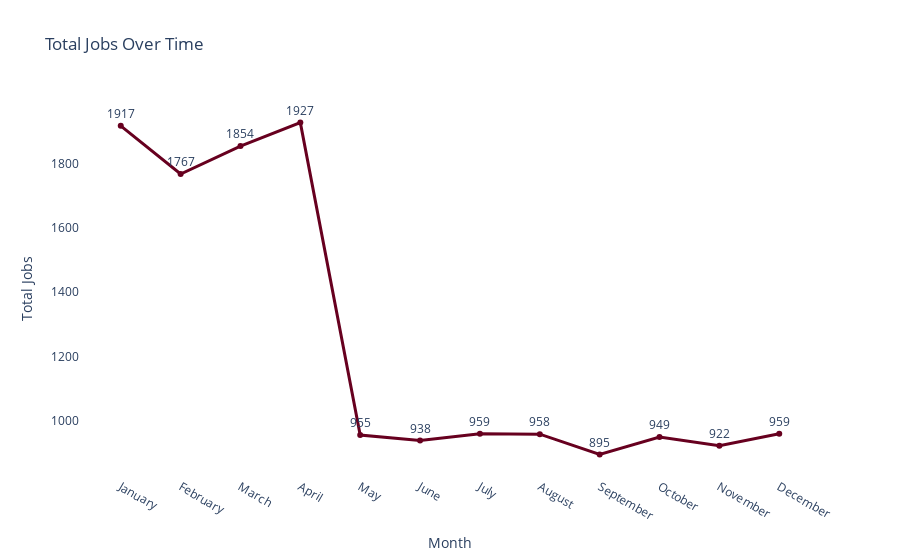

Source (notebook cell):
### Code cell
# Create interactive line chart
fig_time = px.line(
    monthly_job_counts,
    x='month',
    y='total_jobs',
    title='Total Jobs Over Time',
    markers=True,
    text='total_jobs',
    color_discrete_sequence=px.colors.sequential.RdBu,
)

fig_time.update_traces(textposition='top center', line=dict(width=3))

fig_time.update_layout(
    height=500,
    plot_bgcolor='white',
    xaxis_title='Month',
    yaxis_title='Total Jobs',
    showlegend=False
)

fig_time.update_xaxes(showgrid=False)
fig_time.update_yaxes(showgrid=False)

fig_time.show()

### Figure 1 — Plotly figure (JSON) as saved in the notebook; plotly's stock layout.template omitted (floating-point values rounded to 4 significant figures)
{"data": [{"hovertemplate": "month=%{x}<br>total_jobs=%{text}<extra></extra>", "legendgroup": "", "line": {"color": "rgb(103,0,31)", "dash": "solid", "width": 3}, "marker": {"symbol": "circle"}, "mode": "lines+markers+text", "name": "", "orientation": "v", "showlegend": false, "text": [1917.0, 1767.0, 1854.0, 1927.0, 955.0, 938.0, 959.0, 958.0, 895.0, 949.0, 922.0, 959.0], "textposition": "top center", "type": "scatter", "x": ["January", "February", "March", "April", "May", "June", "July", "August", "September", "October", "November", "December"], "xaxis": "x", "y": [1917, 1767, 1854, 1927, 955, 938, 959, 958, 895, 949, 922, 959], "yaxis": "y"}], "layout": {"autosize": true, "legend": {"tracegroupgap": 0}, "plot_bgcolor": "white", "showlegend": false, "title": {"text": "Total Jobs Over Time"}, "xaxis": {"anchor": "y", "autorange": true, "domain": [0, 1], "range": [-0.6657, 11.67], "showgrid": false, "title": {"text": "Month"}, "type": "category"}, "yaxis": {"anchor": "x", "autorange": true, "domain": [0, 1], "range": [809.8, 2012.0], "showgrid": false, "title": {"text": "Total Jobs"}, "type": "linear"}}}
